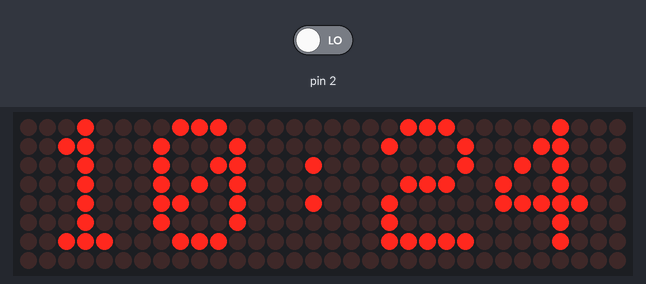
Recording of a sketch running on a simulated Arduino Uno, built with avr-gcc and run on an emulated ATmega328P. On the bench: 32×8 LED matrix. The inputs (shaded band) are chosen by the test bench; at power-on: pin 2 LOW. The local clock reads 2024-03-15 10:24:30 at power-on unless the sketch sets it; what the sketch prints to the serial monitor is not drawn.

Above: at 1.2 s.
1.3 s: pin 2 driven HIGH
Timing chart, 0 to 4.3 s (numbered marks = the images above; inputs shaded):
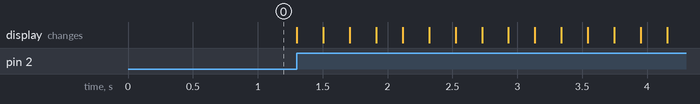

The sketch:

Projectminiclock.ino
```cpp
//Sourceโค้ดที่ส่งไปอันแรกช่องReportมันผิดพลาดครับ เผลอกดไฟล์ผิดไป
//Sourceโค้ดที่ส่งไปอันแรกช่องReportมันผิดพลาดครับ เผลอกดไฟล์ผิดไป
//Sourceโค้ดที่ส่งไปอันแรกช่องReportมันผิดพลาดครับ เผลอกดไฟล์ผิดไป
//Sourceโค้ดที่ส่งไปอันแรกช่องReportมันผิดพลาดครับ เผลอกดไฟล์ผิดไป
//Sourceโค้ดที่ส่งไปอันแรกช่องReportมันผิดพลาดครับ เผลอกดไฟล์ผิดไป
//Sourceโค้ดที่ส่งไปอันแรกช่องReportมันผิดพลาดครับ เผลอกดไฟล์ผิดไป
//Sourceโค้ดที่ส่งไปอันแรกช่องReportมันผิดพลาดครับ เผลอกดไฟล์ผิดไป
//Sourceโค้ดที่ส่งไปอันแรกช่องReportมันผิดพลาดครับ เผลอกดไฟล์ผิดไป
//Sourceโค้ดที่ส่งไปอันแรกช่องReportมันผิดพลาดครับ เผลอกดไฟล์ผิดไป
#include <DS1302.h>
#include <Time.h>
#include <SPI.h>
#include <Adafruit_GFX.h>
#include <Max72xxPanel.h>
const int pinCs = 10;
const int numbOfRow  = 1;
const int numbOfCol = 4;
int x = 1;
long debounce = 0;
Max72xxPanel matrix = Max72xxPanel(pinCs,numbOfRow,numbOfCol);
String hour1,hour2,min1,min2,sec1,sec2,timer;
namespace {

const int kCePin   = 5;
const int kIoPin   = 7;
const int kSclkPin = 6;

DS1302 rtc(kCePin, kIoPin, kSclkPin);


void lightpress(){
 if (digitalRead(1)==HIGH && millis()-debounce > 200 ){
    debounce = millis();
    matrix.setIntensity(x+1);
    x++;
  }
  if (digitalRead(2)==HIGH && millis() - debounce > 200){
    debounce = millis();
    matrix.setIntensity (x-1);
    x--;
  }
}


void showText (String myString){
  matrix.setCursor (1,0);
  matrix.fillScreen(LOW);
  matrix.print (myString);
  matrix.write ();
}
void printTime() {
  Time t = rtc.time();
  hour1 = t.hr/10;
  hour2 = t.hr%10;
  min1=t.min/10;
  min2=t.min%10;
  timer = hour1+hour2+':'+min1+min2;
  Serial.println(timer);
}}


void setup() {

  Serial.begin(9600);
  matrix.setIntensity(1);
  matrix.setRotation(1);
  pinMode(1,INPUT);
  pinMode (2,INPUT);
  rtc.writeProtect(false);
  rtc.halt(false);
//  Time t(0, 0, 0, 0, 0, 0, Time::kTuesday);
//  rtc.time(t);

}

void loop() {
  printTime();
  showText(timer);
  lightpress();
}
```
